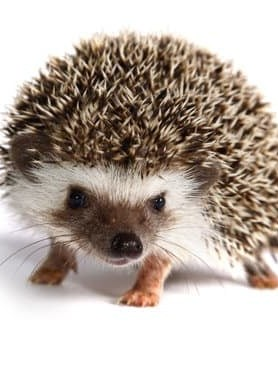
#> input picture gosum.jpg, 278 x 367 px
$ python chap132.py
#> lines starting #> are read from the running program, lines starting #| are printed output that depends on the picture; pictures that were not available may be replaced by others from this repository, and a replacement may not be noted
import cv2
import numpy as np
from matplotlib import pyplot as plt

def nothing(x) :
    pass

img1 = cv2.imread('gosum.jpg')
#> img1 is the input picture: shape (367, 278, 3); mean B, G, R 161.7, 171.1, 183.2
img2 = cv2.imread('opencv_logo.png')
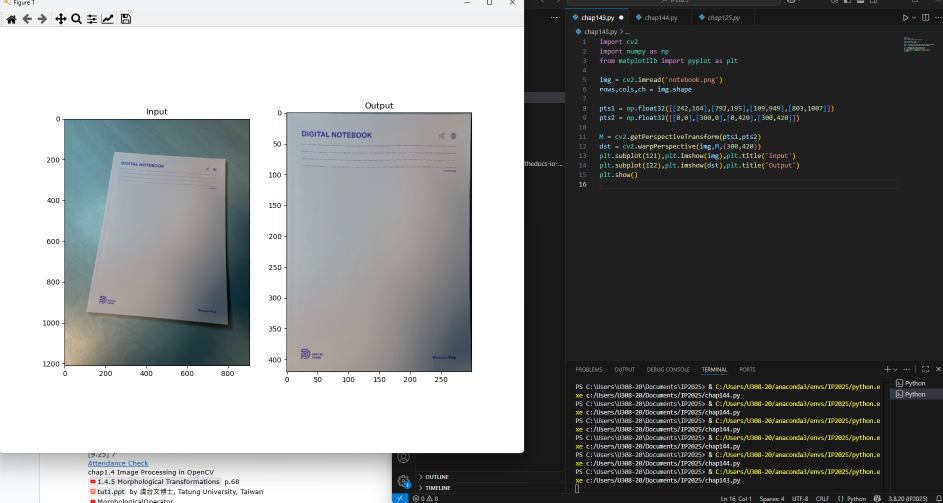
#> input picture homework3.png, 1886 x 1005 px, given in place of opencv_logo.png, which was not available (shown at 1/2 size)
#> img2 is the input picture: shape (1005, 1886, 3); mean B, G, R 128.8, 129.1, 127.6

img2 = cv2.resize(img2,(278,367))
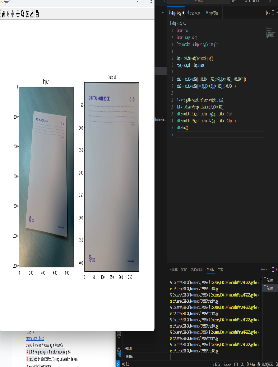
#> img2: shape (367, 278, 3); mean B, G, R 128.5, 128.8, 127.3


cv2.namedWindow('image')
cv2.createTrackbar('Weight','image',0,100,nothing)
#> slider 'Weight' is set to 33

while(1):
    w = cv2.getTrackbarPos('Weight','image')/100
    dst = cv2.addWeighted(img1,w,img2,1-w,0)
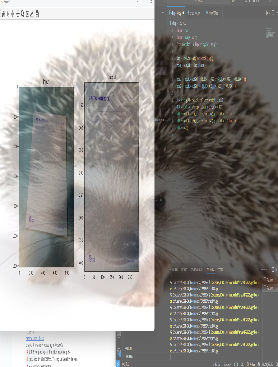
#> dst: shape (367, 278, 3); mean B, G, R 139.4, 142.8, 145.7
    cv2.imshow('image',dst)
    k= cv2.waitKey(1)&0xFF
#> (key Esc is pressed here)
    if k ==27:
        break
cv2.destroyAllWindows()
